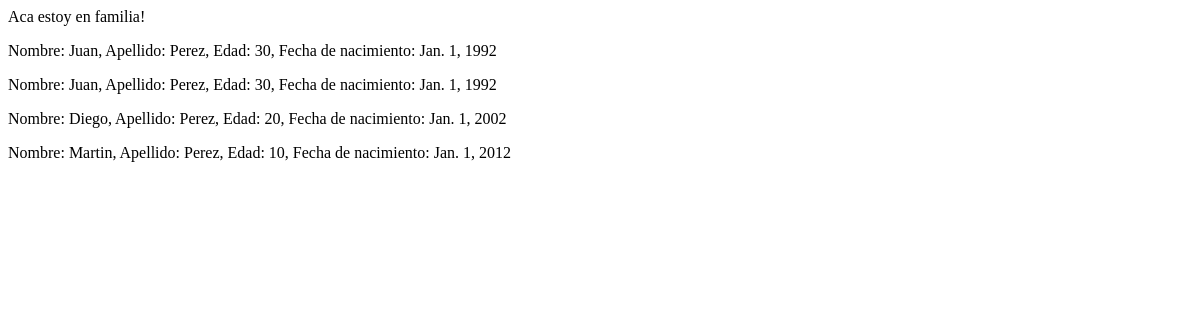
Before: /leer-familia/ with the older database file.
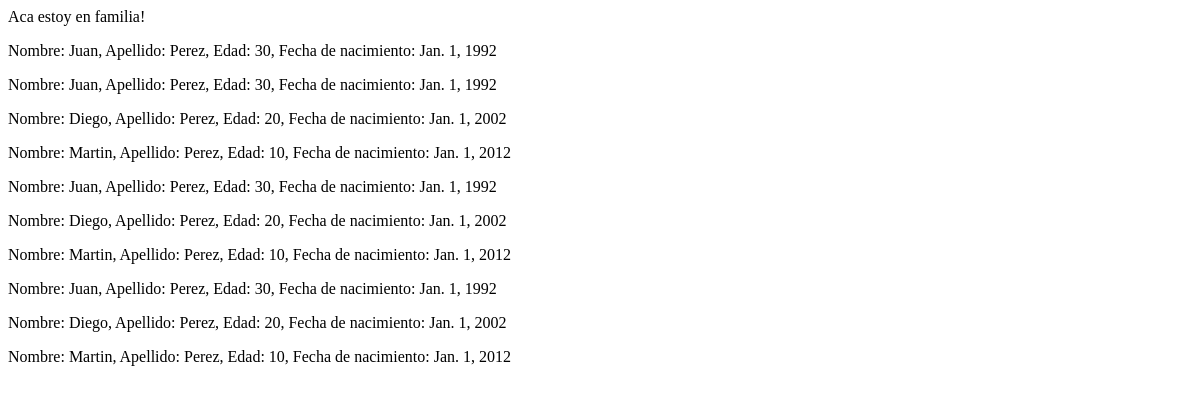
After: the same page with the newer database file.
### crearfamilia/models.py (models this page shows)
class Familiar(models.Model):
    name = models.CharField(max_length= 30)
    surname = models.CharField(max_length= 30)
    age = models.IntegerField()
    birthday = models.DateField()

### crearfamilia/views.py (the view)
# urls.py: path('leer-familia/', leer_familia),
def leer_familia(request):
    familia = Familiar.objects.all().values()
    context = {
        'Familia': familia
    }
    return render(request, "familia.html", context = context)

### templates/familia.html (shortened to what this page needs)
<!DOCTYPE html>
<html lang="en">
<head>
</head>
<body>
    Aca estoy en familia!
    {% for familiar in Familia %}
        <p>Nombre: {{familiar.name}}, Apellido: {{familiar.surname}}, Edad: {{familiar.age}}, Fecha de nacimiento: {{familiar.birthday}}</p>
    {% endfor %}
</body>
</html>

Changed rows visible on the page:
added Familiar: name "Juan", surname "Perez", age "30", birthday "Jan. 1, 1992"
added Familiar: name "Diego", surname "Perez", age "20", birthday "Jan. 1, 2002"
added Familiar: name "Martin", surname "Perez", age "10", birthday "Jan. 1, 2012"
added Familiar: name "Juan", surname "Perez", age "30", birthday "Jan. 1, 1992"
added Familiar: name "Diego", surname "Perez", age "20", birthday "Jan. 1, 2002"
added Familiar: name "Martin", surname "Perez", age "10", birthday "Jan. 1, 2012"
